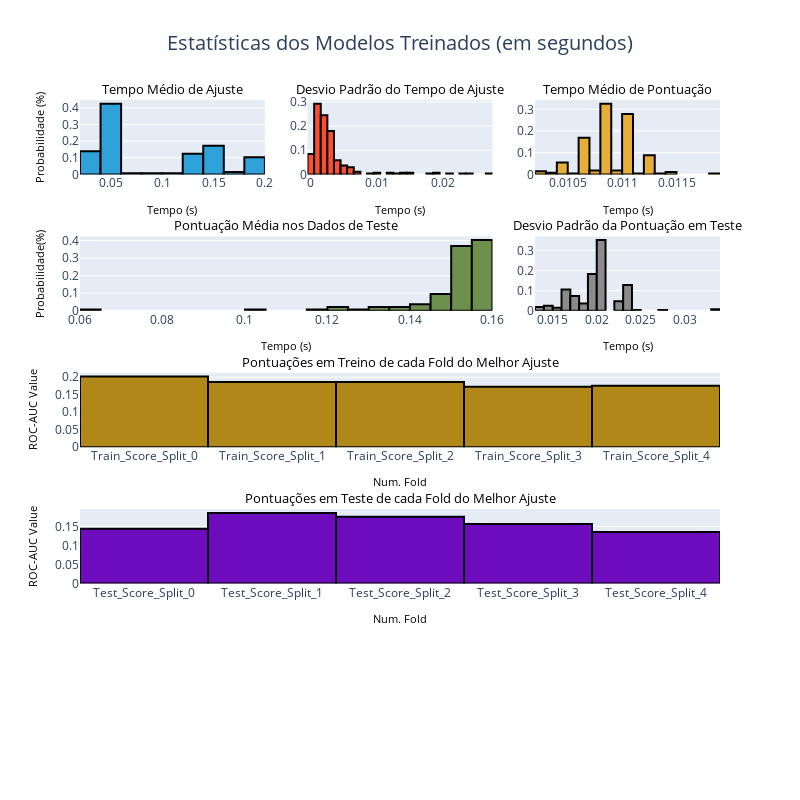

Write notebook code for a chart like this one.
### Code cell
analyze_model(model_v2)

### Figure 1 — Plotly figure (JSON) as saved in the notebook; plotly's stock layout.template omitted (floating-point values rounded to 4 significant figures; data arrays with more than 128 entries replaced by an {"elided": "..."} marker saying what was removed)
{"data": [{"histnorm": "probability", "marker": {"color": "#30a2da", "line": {"color": "rgb(0,0,0)", "width": 2}}, "name": "tempo médio de ajuste", "type": "histogram", "x": {"elided": "273 float values"}, "xaxis": "x", "yaxis": "y"}, {"histnorm": "probability", "marker": {"color": "#fc4f30", "line": {"color": "rgb(0,0,0)", "width": 2}}, "name": "Desvio médio do tempo de treino", "type": "histogram", "x": {"elided": "273 float values"}, "xaxis": "x2", "yaxis": "y2"}, {"histnorm": "probability", "marker": {"color": "#e5ae38", "line": {"color": "rgb(0,0,0)", "width": 2}}, "name": "Tempo médio de score", "type": "histogram", "x": {"elided": "273 float values"}, "xaxis": "x3", "yaxis": "y3"}, {"histnorm": "probability", "marker": {"color": "#6d904f", "line": {"color": "rgb(0,0,0)", "width": 2}}, "name": "Pontuação Média nos Dados de Teste", "type": "histogram", "x": {"elided": "273 float values"}, "xaxis": "x4", "yaxis": "y4"}, {"histnorm": "probability", "marker": {"color": "#8b8b8b", "line": {"color": "rgb(0,0,0)", "width": 2}}, "name": "Desvio Padrão da Pontuação em Teste", "type": "histogram", "x": {"elided": "273 float values"}, "xaxis": "x5", "yaxis": "y5"}, {"marker": {"color": "#b08819", "line": {"color": "rgb(0,0,0)", "width": 2}}, "name": "Pontuação em Folds de Treino", "type": "bar", "x": ["Train_Score_Split_0", "Train_Score_Split_1", "Train_Score_Split_2", "Train_Score_Split_3", "Train_Score_Split_4"], "xaxis": "x6", "y": [0.2021, 0.1865, 0.1865, 0.1731, 0.1757], "yaxis": "y6"}, {"marker": {"color": "#6e0dbd", "line": {"color": "rgb(0,0,0)", "width": 2}}, "name": "Pontuação em Folds de Teste", "type": "bar", "x": ["Test_Score_Split_0", "Test_Score_Split_1", "Test_Score_Split_2", "Test_Score_Split_3", "Test_Score_Split_4"], "xaxis": "x7", "y": [0.1443, 0.1856, 0.1753, 0.1562, 0.1354], "yaxis": "y7"}], "layout": {"annotations": [{"font": {"color": "black", "size": 12.5}, "opacity": 1, "showarrow": false, "text": "Tempo Médio de Ajuste", "x": 0.1444, "xanchor": "center", "xref": "paper", "y": 1, "yanchor": "bottom", "yref": "paper"}, {"font": {"color": "black", "size": 12.5}, "opacity": 1, "showarrow": false, "text": "Desvio Padrão do Tempo de Ajuste", "x": 0.5, "xanchor": "center", "xref": "paper", "y": 1, "yanchor": "bottom", "yref": "paper"}, {"font": {"color": "black", "size": 12.5}, "opacity": 1, "showarrow": false, "text": "Tempo Médio de Pontuação", "x": 0.8556, "xanchor": "center", "xref": "paper", "y": 1, "yanchor": "bottom", "yref": "paper"}, {"font": {"color": "black", "size": 12.5}, "opacity": 1, "showarrow": false, "text": "Pontuação Média nos Dados de Teste", "x": 0.3222, "xanchor": "center", "xref": "paper", "y": 0.78, "yanchor": "bottom", "yref": "paper"}, {"font": {"color": "black", "size": 12.5}, "opacity": 1, "showarrow": false, "text": "Desvio Padrão da Pontuação em Teste", "x": 0.8556, "xanchor": "center", "xref": "paper", "y": 0.78, "yanchor": "bottom", "yref": "paper"}, {"font": {"color": "black", "size": 12.5}, "opacity": 1, "showarrow": false, "text": "Pontuações em Treino de cada Fold do Melhor Ajuste", "x": 0.5, "xanchor": "center", "xref": "paper", "y": 0.56, "yanchor": "bottom", "yref": "paper"}, {"font": {"color": "black", "size": 12.5}, "opacity": 1, "showarrow": false, "text": "Pontuações em Teste de cada Fold do Melhor Ajuste", "x": 0.5, "xanchor": "center", "xref": "paper", "y": 0.34, "yanchor": "bottom", "yref": "paper"}], "height": 800, "showlegend": false, "title": {"font": {"size": 20}, "text": "Estatísticas dos Modelos Treinados (em segundos)", "x": 0.5}, "width": 800, "xaxis": {"anchor": "y", "domain": [0, 0.2889], "title": {"font": {"color": "black", "size": 11}, "text": "Tempo (s)"}}, "xaxis2": {"anchor": "y2", "domain": [0.3556, 0.6444], "title": {"font": {"color": "black", "size": 11}, "text": "Tempo (s)"}}, "xaxis3": {"anchor": "y3", "domain": [0.7111, 1], "title": {"font": {"color": "black", "size": 11}, "text": "Tempo (s)"}}, "xaxis4": {"anchor": "y4", "domain": [0, 0.6444], "title": {"font": {"color": "black", "size": 11}, "text": "Tempo (s)"}}, "xaxis5": {"anchor": "y5", "domain": [0.7111, 1], "title": {"font": {"color": "black", "size": 11}, "text": "Tempo (s)"}}, "xaxis6": {"anchor": "y6", "domain": [0, 1], "title": {"font": {"color": "black", "size": 11}, "text": "Num. Fold"}}, "xaxis7": {"anchor": "y7", "domain": [0, 1], "title": {"font": {"color": "black", "size": 11}, "text": "Num. Fold"}}, "xaxis8": {"anchor": "y8", "domain": [0, 1], "title": {"font": {"color": "black", "size": 11}, "text": "Tempo (s)"}}, "yaxis": {"anchor": "x", "domain": [0.88, 1], "title": {"font": {"color": "black", "size": 11}, "text": "Probabilidade (%)"}}, "yaxis2": {"anchor": "x2", "domain": [0.88, 1]}, "yaxis3": {"anchor": "x3", "domain": [0.88, 1]}, "yaxis4": {"anchor": "x4", "domain": [0.66, 0.78], "title": {"font": {"color": "black", "size": 11}, "text": "Probabilidade(%)"}}, "yaxis5": {"anchor": "x5", "domain": [0.66, 0.78]}, "yaxis6": {"anchor": "x6", "domain": [0.44, 0.56], "title": {"font": {"color": "black", "size": 11}, "text": "ROC-AUC Value"}}, "yaxis7": {"anchor": "x7", "domain": [0.22, 0.34], "title": {"font": {"color": "black", "size": 11}, "text": "ROC-AUC Value"}}, "yaxis8": {"anchor": "x8", "domain": [0, 0.12]}}}
